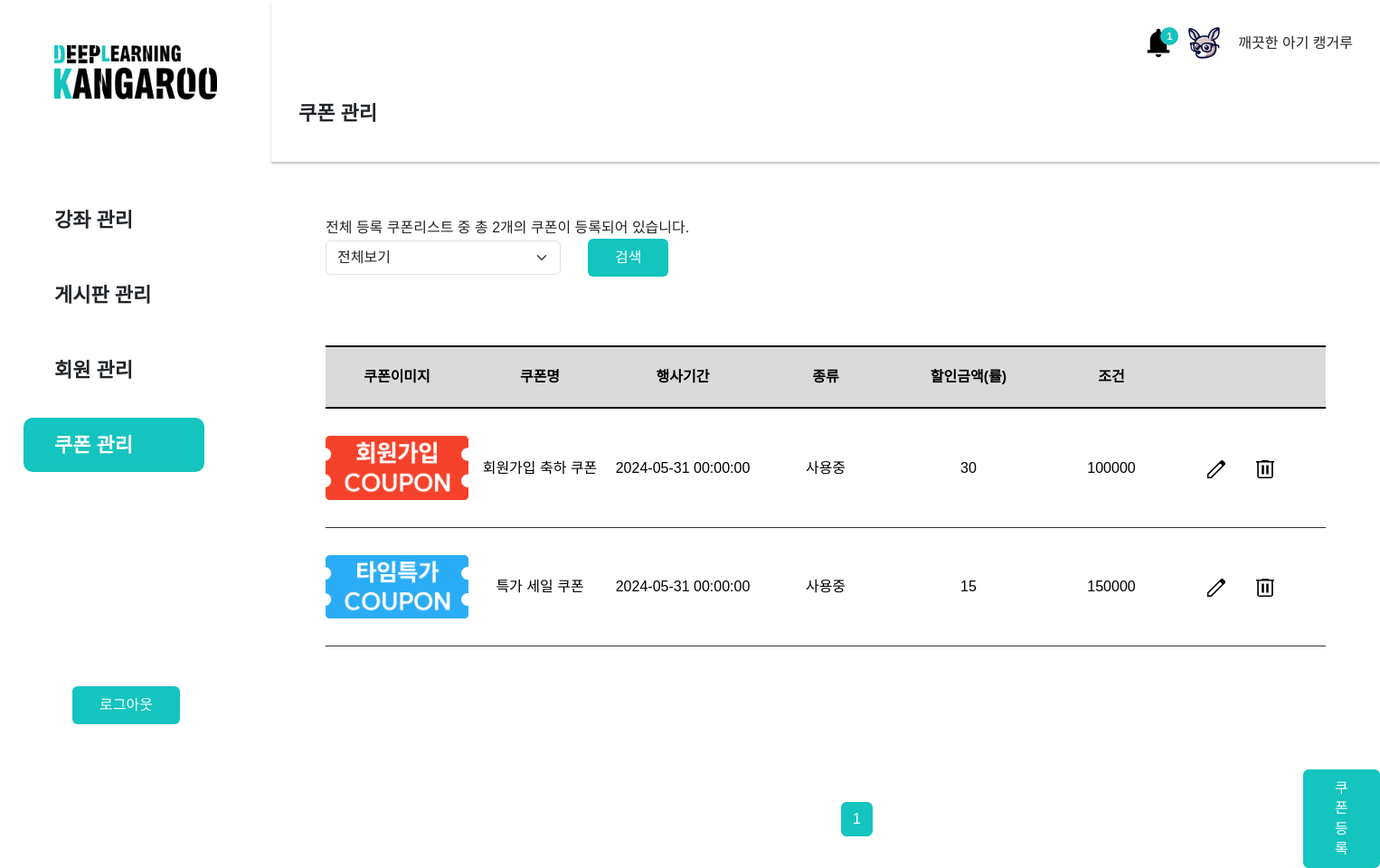
Page /admin/coupon/coupon_list.php (signed in) on the committed database.
### tables this page shows
CREATE TABLE `coupons` (
  `cid` int(11) NOT NULL,
  `coupon_name` varchar(100) DEFAULT NULL COMMENT '쿠폰명',
  `coupon_image` varchar(100) DEFAULT NULL COMMENT '쿠폰이미지',
  `coupon_type` tinyint(4) DEFAULT NULL COMMENT '쿠폰타입',
  `coupon_price` double DEFAULT NULL COMMENT '할인금액',
  `coupon_ratio` double DEFAULT NULL COMMENT '할인비율',
  `status` tinyint(4) DEFAULT 0 COMMENT '상태',
  `regdate` datetime DEFAULT NULL COMMENT '등록일',
  `userid` varchar(100) DEFAULT NULL COMMENT '등록한유저',
  `max_date` datetime DEFAULT NULL COMMENT '쿠폰할인기간'
);

### admin/pagination.php (called while the page is built, shortened)
<?php
$cntsql = "SELECT COUNT(*) AS cnt FROM $paginationTarget where 1=1";
$cntsql .= $search_where;
$cntresult = $mysqli->query($cntsql);
$cntrow = $cntresult->fetch_object();
$count = $cntrow -> cnt;
$pageNumber = $_GET['pageNumber'] ?? 1;
$pageCount = $_GET['pageCount'] ?? 10;
$startLimit = ($pageNumber -1)*$pageCount;
$endLimit = $pageCount ;
$block_ct = 3;
$block_num = ceil($pageNumber/$block_ct);
$block_start = (($block_num - 1) * $block_ct) + 1;
$block_end = $block_start + $block_ct - 1;
$total_page = ceil($count / $pageCount);
if($block_end > $total_page) $block_end = $total_page;

### admin/coupon/coupon_list.php (the view, shortened to what this page needs)
<?php
$css1 = '<link rel="stylesheet" href="../../css/coupon.css">';
include_once $_SERVER['DOCUMENT_ROOT'] . '/clean_kangaroo/admin/dbcon.php';
include_once $_SERVER['DOCUMENT_ROOT'] . '/clean_kangaroo/admin/header.php';
$search_where = "";
$paginationTarget = 'coupons';
include_once $_SERVER['DOCUMENT_ROOT'] . '/clean_kangaroo/admin/pagination.php';
$sql = "SELECT * FROM coupons where 1=1";
$sql .= $search_where;
$order = " order by coupon_name desc";
$sql .= $order;
$limit = " LIMIT $startLimit, $endLimit";
$sql .= $limit;
$result = $mysqli->query($sql);
while ($rs = $result->fetch_object()) {
  $rsArr[] = $rs;
}
?>
  <body>
    <div class="grid">
      <div class="totalcp">
        <p>전체 등록 쿠폰리스트 중 총 <?= $count;  ?>개의 쿠폰이 등록되어 있습니다.</p>
      </div>
      <div class="board_container">
        <form action="<?php echo $_SERVER['PHP_SELF']; ?>" class="search_wrap df">
          <div class="board_category df aic">
            <div class="select_wrap">
              <select class="form-select" id="coupon_status" class="form-select" name="status">
                <option value="" selected>전체보기</option>
              </select>
            </div>
              <button class="primary_btn">검색</button>
          </div>
        </form>
        <form action="">
          <table class="table">
            <thead>
              <tr>
                <th scope="col">쿠폰이미지</th>
                <th scope="col">쿠폰명</th>
                <th scope="col">행사기간</th>
                <th scope="col">종류</th>
                <th scope="col">할인금액(률)</th>
                <th scope="col">조건</th>
                <th scope="col"></th>
              </tr>
            </thead>
            <tbody>
            <?php
              if (isset($rsArr)) {
              foreach ($rsArr as $item) {
            ?>
            <tr class="coupon_post">
              <td><img src="<?= $item->coupon_image; ?>" alt=""></td>
              <td><?= $item->coupon_name; ?></td>
              <td><?= $item->max_date; ?></td>
              <td><?php
                if($item->status == ''){echo '전체보기';}
                else if($item->status == '0'){echo '사용중';}
                else if($item->status == '1'){echo '보류중';}
              ?></td>
              <td><?= $item->coupon_ratio; ?></td>
              <td><?= $item->coupon_price; ?></td>
              <td class="couponSvg">
                <a href="coupon_edit.php?cid=<?= $item->cid; ?>"><img src="/clean_kangaroo/images/edit.svg" alt=""></a>
                <a href="coupon_delete.php?cid=<?= $item->cid; ?>" class="coupon_del"><img src="/clean_kangaroo/images/delete.svg" alt=""></a>
              </td>
            </tr>
            <?php
              }
            }
            ?>
            </tbody>
          </table>
        </form>
    </div>
    </div>
    <div class="nav_wrap df aic">
      <nav aria-label="">
        <ul class="pagination">
          <?php
            for($i=$block_start;$i<=$block_end;$i++){
              if($i == $pageNumber){
                echo "<li class=\"page-item active\"><a href=\"coupon_list.php?pageNumber=$i\" class=\"page-link\">$i</a></li>";
              }else{
                echo "<li class=\"page-item\"><a href=\"coupon_list.php?pageNumber=$i\" class=\"page-link\">$i</a></li>";
              }
            }
          ?>
        </ul>
      </nav>
      <a href="coupon_up.php" class="primary_btn">쿠폰 등록</a>
  </div>
<?php
include_once $_SERVER['DOCUMENT_ROOT'] . '/clean_kangaroo/admin/footer.php';
?>

### css/common.css (style rules this page uses)
:root { --font-size: 16px; --font-bold:700; --black: #000; --white: #fff; --body-l:calc(var(--font-size) + 6px); --body-sl:calc(var(--font-size) + 4px); --body-m:calc(var(--font-size) + 2px); --body-s:calc(var(--font-size) - 2px); }
body { --C-primary: #14C4BE; --C-secondary: #FF861E; --C-black: #000; --C-white: #fff; --C-hover: #0E8A85; --C-active: #5AD6D1; --C-disable: #BDBDBD; --C-gray: #333; }
body { font-family: 'SUIT', sans-serif; padding-left: 300px; padding-top: 180px; overflow-x: hidden; }
.grid { padding: 60px 60px; box-sizing: border-box; }
.df { display: flex; }
.aic { align-items: center; }
.primary_btn { display: inline-block; background: var(--C-primary); border-radius: 6px; text-align: center; line-height: 22.4px; font-size: 16px; color: #fff; padding: 10px 30px; text-transform: capitalize; font-family: 'SUIT', sans-serif; cursor: pointer; transition: 0.2s; }
.page-link, .page-link:hover { color:#828282; }
.active>.page-link, .page-link.active { background-color: var(--C-primary); border-color: var(--C-primary); color:white; }
.board_category { justify-content: space-between; padding-bottom: 60px; }
.form-select { width: 260px; }
.select_wrap { width: 260px; }
.table>thead th { height: 70px; background: #dadada; border-top: 2px solid #000; border-bottom: 2px solid #000; }
.table>tbody tr td { border-bottom: 1px solid var(--C-gray); padding: 0; padding: 30px 0; }
.pagination { padding-left: 630px; }
.nav_wrap { padding-top: 60px; gap: 476px; }
.search_wrap { gap: 10px; }

### css/coupon.css (style rules this page uses)
.board_container .board_category { justify-content: flex-end; gap:30px; }
form, .nav_wrap { position: relative; }
.couponSvg img { width: 20px; height: 20px; margin-right: 30px; }

### rows in the picture
coupons: coupon_image (picture), coupon_name "회원가입 축하 쿠폰", max_date "2024-05-31 00:00:00", status "사용중", coupon_ratio "30", coupon_price "100000"
coupons: coupon_image (picture), coupon_name "특가 세일 쿠폰", max_date "2024-05-31 00:00:00", status "사용중", coupon_ratio "15", coupon_price "150000"

### other values in the picture
$row->cnt "1"
$title "쿠폰 관리"
$count "2"
